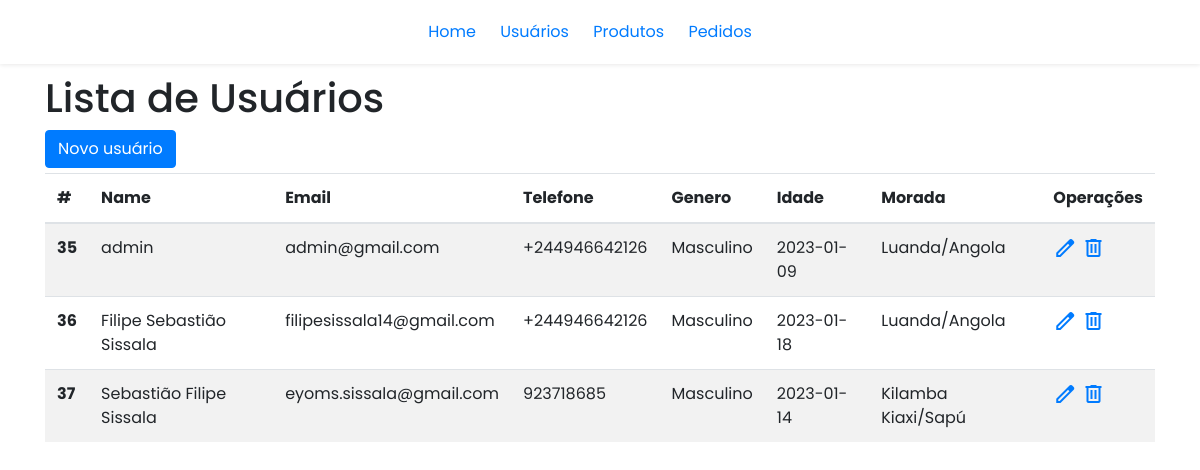
The page /admin/listUser.php on the database its author committed.
### tables this page shows
CREATE TABLE `users` (
  `id` int(11) NOT NULL,
  `name` varchar(255) NOT NULL,
  `email` varchar(255) NOT NULL,
  `password` varchar(255) NOT NULL,
  `phone` varchar(30) NOT NULL,
  `gender` varchar(30) NOT NULL,
  `birth` date NOT NULL,
  `adress` varchar(255) NOT NULL,
  `isAdmin` int(1) NOT NULL
);

### admin/userController.php (called while the page is built, shortened)
<?php
function listAllUsers()
{
    include("connection.php");
    $stmt = $connection->prepare("SELECT *FROM users");
    $stmt->execute();
    $datas = $stmt->fetchAll();
    return $datas;
}

### admin/listUser.php (the view, shortened to what this page needs)
<?php
include("partials/header.php");
include("userController.php");
?>
<div class="container">
    <h1>Lista de Usuários</h1>
    <a href="user.php" class="btn btn-primary btn-add">Novo usuário</a>
    <table class="table table-striped">
        <thead>
            <tr>
                <th scope="col">#</th>
                <th scope="col">Name</th>
                <th scope="col">Email</th>
                <th scope="col">Telefone</th>
                <th scope="col">Genero</th>
                <th scope="col">Idade</th>
                <th scope="col">Morada</th>
                <th scope="col">Operações</th>
            </tr>
        </thead>
        <tbody>
            <?php
            foreach (listAllUsers() as $data) {
            ?>
                <tr>
                    <th scope="row"><?php echo $data["id"] ?></th>
                    <td><?php echo $data["name"] ?></td>
                    <td><?php echo $data["email"] ?></td>
                    <td><?php echo $data["phone"] ?></td>
                    <td><?php echo $data["gender"] ?></td>
                    <td><?php echo $data["birth"] ?></td>
                    <td><?php echo $data["adress"] ?></td>
                    <td>
                        <a href=""><span class="material-symbols-outlined">
                            </span></a>
                        <a href=""><span class="material-symbols-outlined">
                            </span></a>
                    </td>
                </tr>
            <?php
            }
            ?>
        </tbody>
    </table>
</div>

### admin/partials/style.css (style rules this page uses)
:root { --main-color: #fd4646; --text-color: #171427; --bg-color: #fff; --btn-color: blue; }
* { font-family: "Poppins", sans-serif; padding: 0; margin: 0; border: none; box-sizing: border-box; scroll-padding-top: 2rem; scroll-behavior: smooth; list-style: none; text-decoration: none; }
body { color: var(--text-color); }
.btn-add { margin-bottom: 5px; }

### rows shown on the page
users: id "35", name "admin", email "admin@gmail.com", phone "+244946642126", gender "Masculino", birth "2023-01-09", adress "Luanda/Angola"
users: id "36", name "Filipe Sebastião Sissala", email "filipesissala14@gmail.com", phone "+244946642126", gender "Masculino", birth "2023-01-18", adress "Luanda/Angola"
users: id "37", name "Sebastião Filipe Sissala", email "eyoms.sissala@gmail.com", phone "923718685", gender "Masculino", birth "2023-01-14", adress "Kilamba Kiaxi/Sapú"
